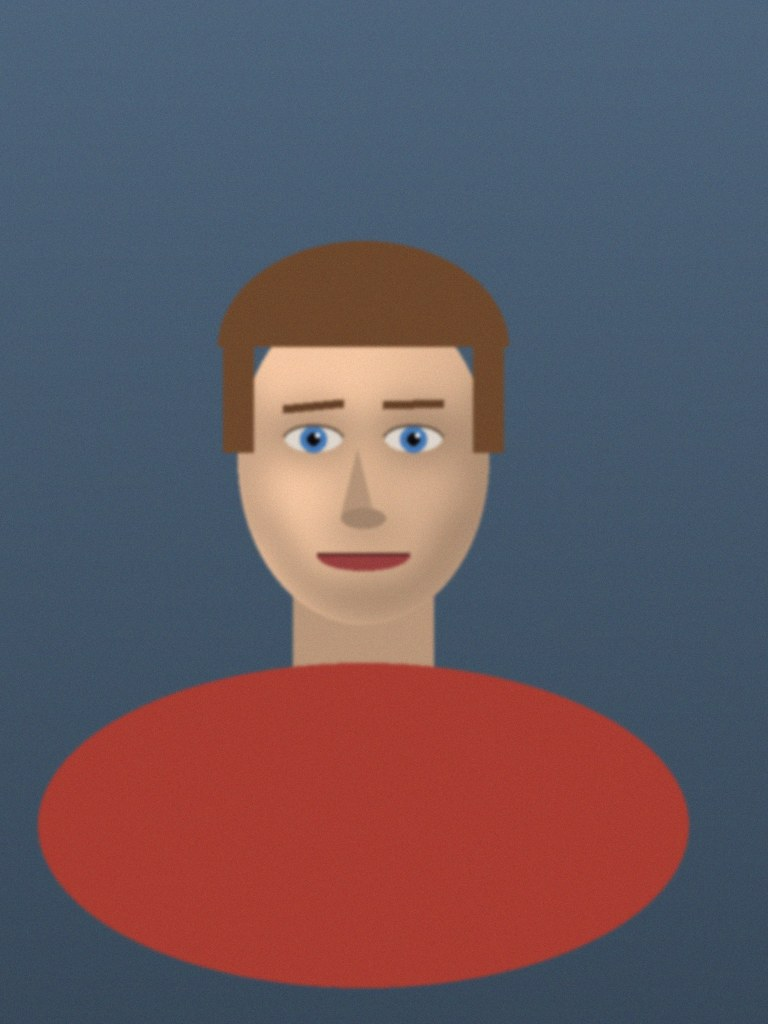
#> input picture hollow-acre/2d/tools/photo/faces/t01.jpg, 768 x 1024 px
$ python chunky.py photo/faces/t01.jpg
#> lines starting #> are read from the running program, lines starting #| are printed output that depends on the picture
"""Stardew-style chunky pixels: halve every sprite with a majority vote per 2x2 block, give it a bold dark hue-shifted outline at that
resolution, push contrast a little (lit tops lighter, shadows cooler), then double it back up with nearest-neighbour so each art pixel is 2x2."""
import sys, numpy as np
from PIL import Image
def chunk(im, outline=True, punch=1.0):
#> called with outline = True, punch = 1.12
    a = np.asarray(im.convert('RGBA')).astype(np.int32); H, W = a.shape[:2]
#> after `H, W = a.shape[:2]`: H = 1024; W = 768
    H2, W2 = (H + 1) // 2, (W + 1) // 2
#> H2 = 512; W2 = 384
    pad = np.zeros((H2 * 2, W2 * 2, 4), np.int32); pad[:H, :W] = a
    blk = pad.reshape(H2, 2, W2, 2, 4).transpose(0, 2, 1, 3, 4).reshape(H2, W2, 4, 4)
    out = np.zeros((H2, W2, 4), np.uint8)
    op = blk[..., 3] > 127
#> op: shape (512, 384, 4) bool; every value is 1
    n = op.sum(-1)
#> n: shape (512, 384) int64; every value is 4
    for y in range(H2):
        for x in range(W2):
            k = n[y, x]
            if k < 2: continue
            px = blk[y, x][op[y, x]][:, :3]
            # majority colour; ties go to the darker one so edges and outlines survive
            keys = [tuple(p) for p in px]; best = max(set(keys), key=lambda c: (keys.count(c), -sum(c)))
            out[y, x, :3] = best; out[y, x, 3] = 255
    rgb = out[..., :3].astype(np.float32)
    if punch != 1.0:
        m = rgb.mean(-1, keepdims=True); rgb = np.clip(m + (rgb - m) * punch, 0, 255)
#> after `m = rgb.mean(-1, keepdims=True)`:
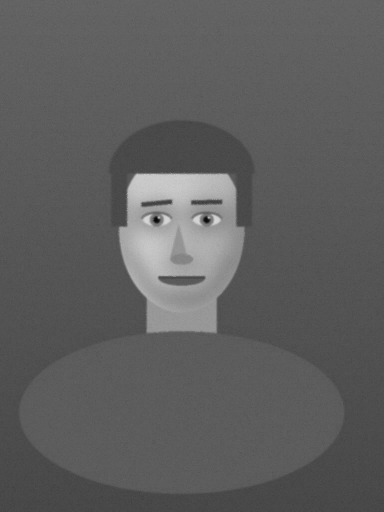
#> m: shape (512, 384, 1) float32; min 7.67, max 216.7, mean 94.4
        lum = rgb.mean(-1, keepdims=True) / 255.0
        rgb = np.clip((rgb - 128) * 1.08 + 128, 0, 255)
        rgb[..., 2:3] += (0.5 - lum) * 10; rgb[..., 0:1] -= (0.5 - lum) * 6
        out[..., :3] = np.clip(rgb, 0, 255).astype(np.uint8)
    if outline:
        alpha = out[..., 3] > 0; o = out.copy()
#> after `alpha = out[..., 3] > 0`: alpha: shape (512, 384) bool; every value is 1
        for y in range(H2):
            for x in range(W2):
                if alpha[y, x]: continue
                nb = None
                for dy, dx in ((1, 0), (-1, 0), (0, 1), (0, -1)):
                    yy, xx = y + dy, x + dx
                    if 0 <= yy < H2 and 0 <= xx < W2 and alpha[yy, xx]: nb = out[yy, xx]; break
                if nb is not None:
                    r, g, b = nb[:3].astype(int); o[y, x] = (max(16, r * .3), max(10, g * .24), max(20, b * .34), 255)
        out = o
    big = Image.fromarray(out, 'RGBA').resize((W2 * 2, W2 and H2 * 2), Image.NEAREST).crop((0, 0, W, H))
    return big
if __name__ == '__main__':
    for p in sys.argv[1:]:
        chunk(Image.open(p), punch=1.12).save(p.replace('.png', '_ck.png'))

$ run again, on hollow-acre/2d/tools/photo/faces/t03.jpg
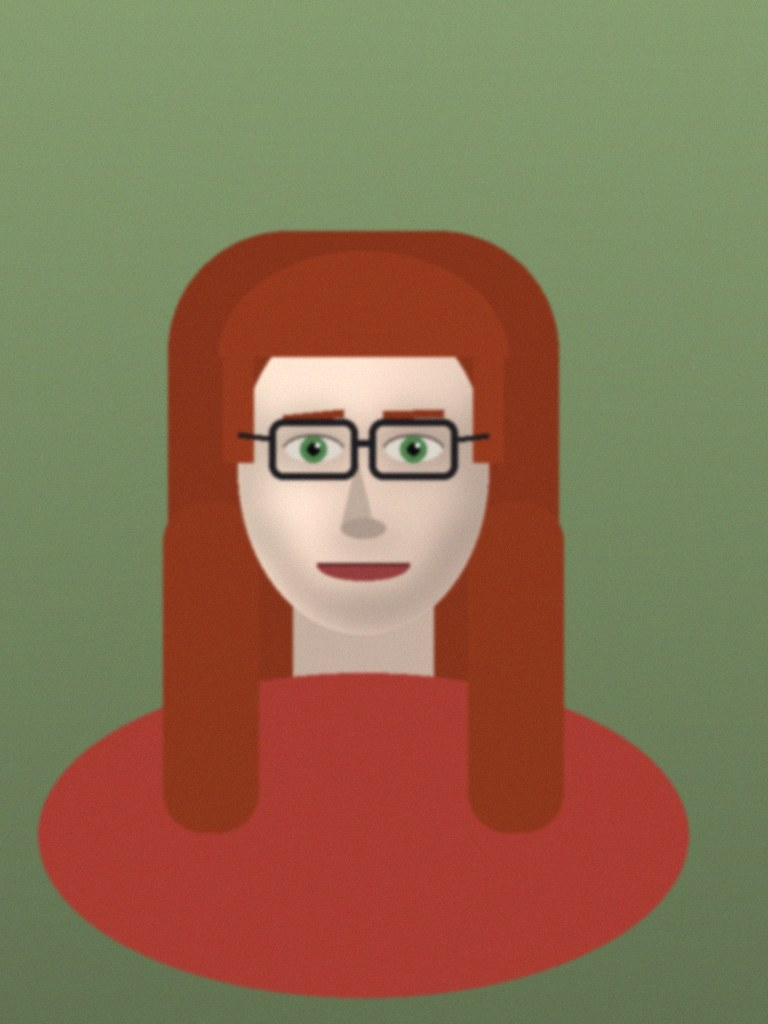
#> input picture hollow-acre/2d/tools/photo/faces/t03.jpg, 768 x 1024 px
#> op: shape (512, 384, 4) bool; every value is 1
#> n: shape (512, 384) int64; every value is 4
#> in chunk, `m = rgb.mean(-1, keepdims=True)`:
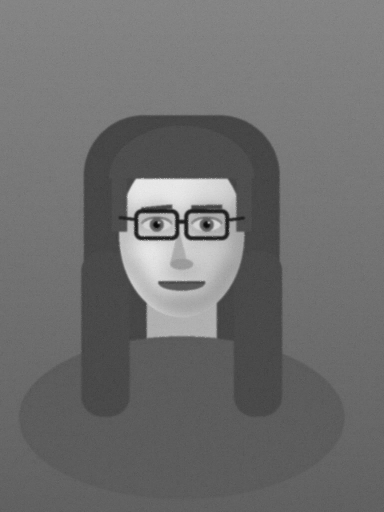
#> m: shape (512, 384, 1) float32; min 8, max 234.7, mean 110.8
#> alpha: shape (512, 384) bool; every value is 1

$ run again, on hollow-acre/2d/tools/photo/faces/t04.jpg
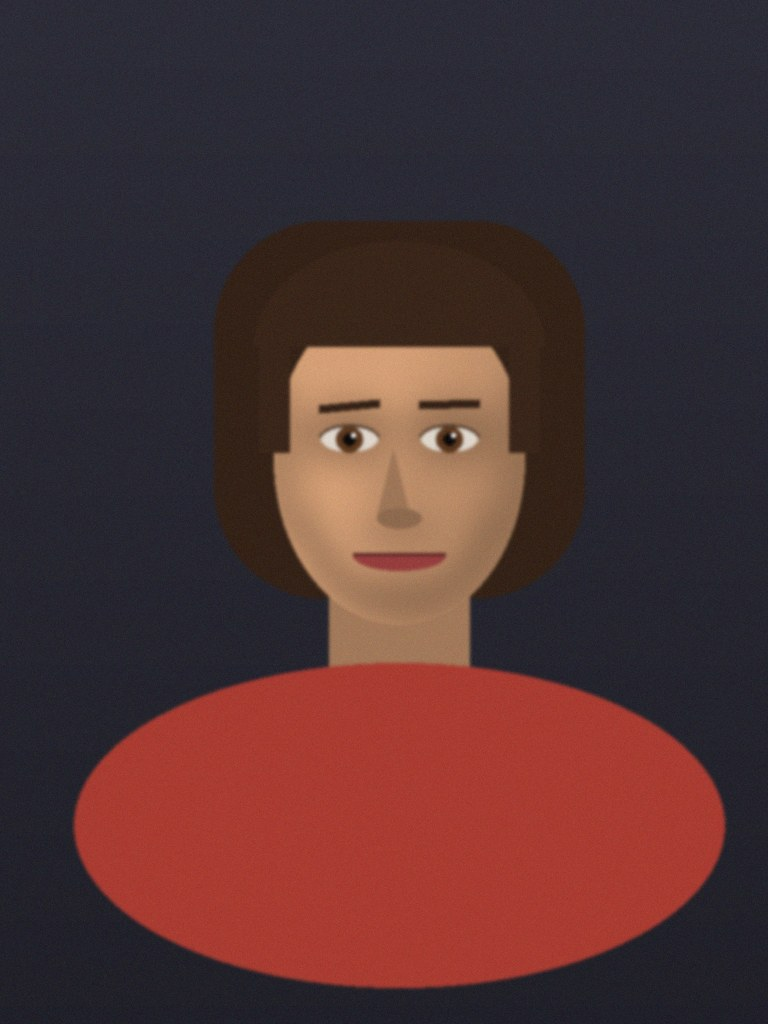
#> input picture hollow-acre/2d/tools/photo/faces/t04.jpg, 768 x 1024 px
#> op: shape (512, 384, 4) bool; every value is 1
#> n: shape (512, 384) int64; every value is 4
#> in chunk, `m = rgb.mean(-1, keepdims=True)`:
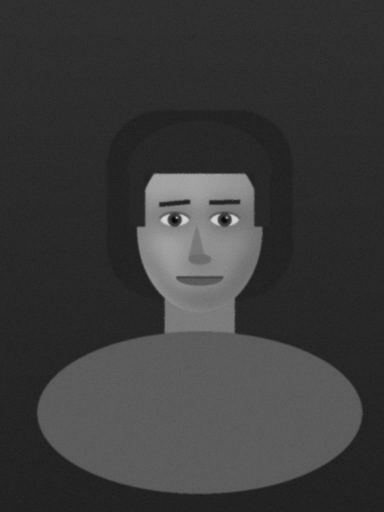
#> m: shape (512, 384, 1) float32; min 6.67, max 215, mean 59.2
#> in chunk, `rgb[..., 0:1] -= (0.5 - lum) * 6`:
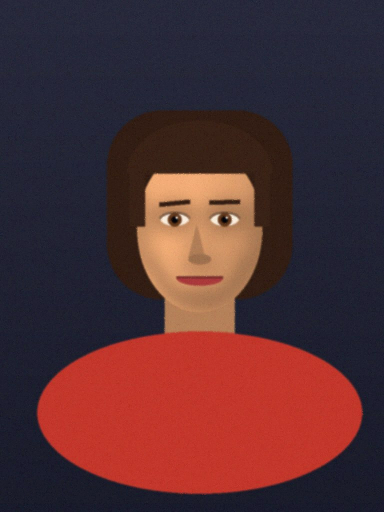
#> rgb: shape (512, 384, 3) float32; mean of channels 0, 1, 2 75.1, 41.7, 45.3; drawn with min black and max white
#> alpha: shape (512, 384) bool; every value is 1

$ run again, on hollow-acre/2d/tools/photo/faces/t05.jpg
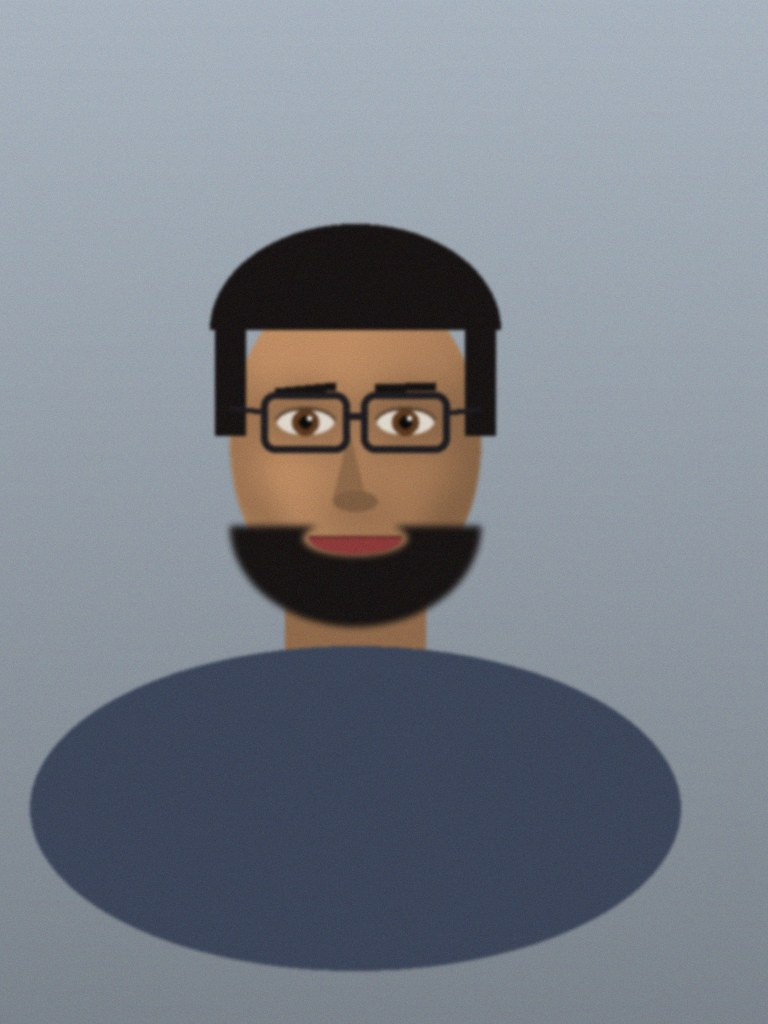
#> input picture hollow-acre/2d/tools/photo/faces/t05.jpg, 768 x 1024 px
#> op: shape (512, 384, 4) bool; every value is 1
#> n: shape (512, 384) int64; every value is 4
#> in chunk, `m = rgb.mean(-1, keepdims=True)`:
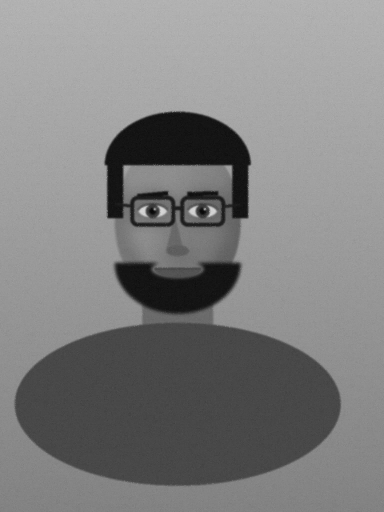
#> m: shape (512, 384, 1) float32; min 7, max 216, mean 127.9
#> in chunk, `rgb[..., 0:1] -= (0.5 - lum) * 6`:
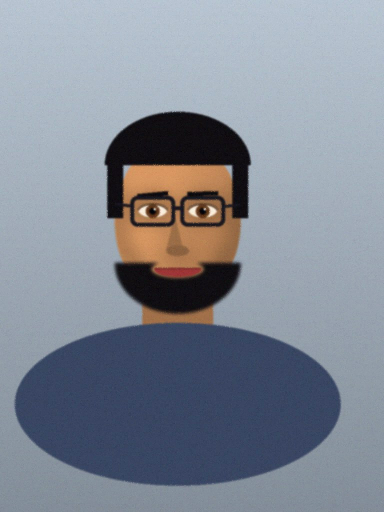
#> rgb: shape (512, 384, 3) float32; mean of channels 0, 1, 2 119.7, 126.3, 137.5; drawn with min black and max white
#> alpha: shape (512, 384) bool; every value is 1
